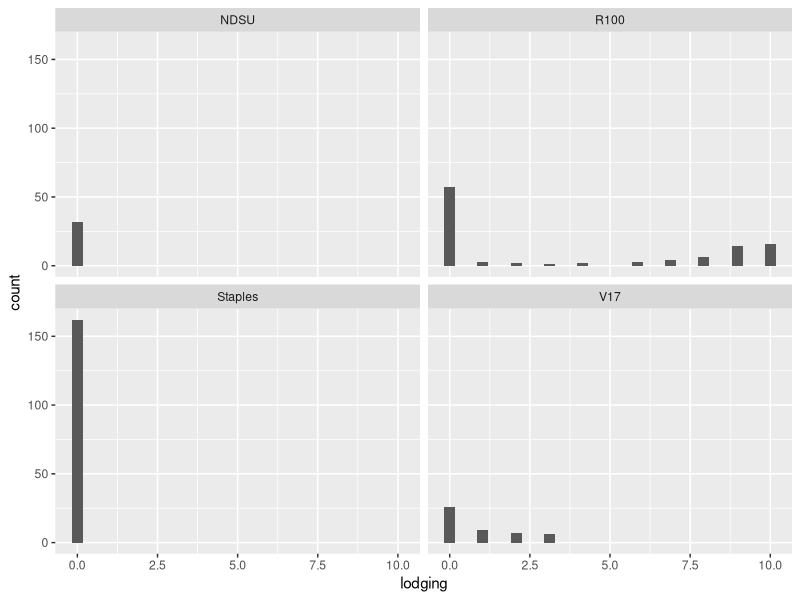
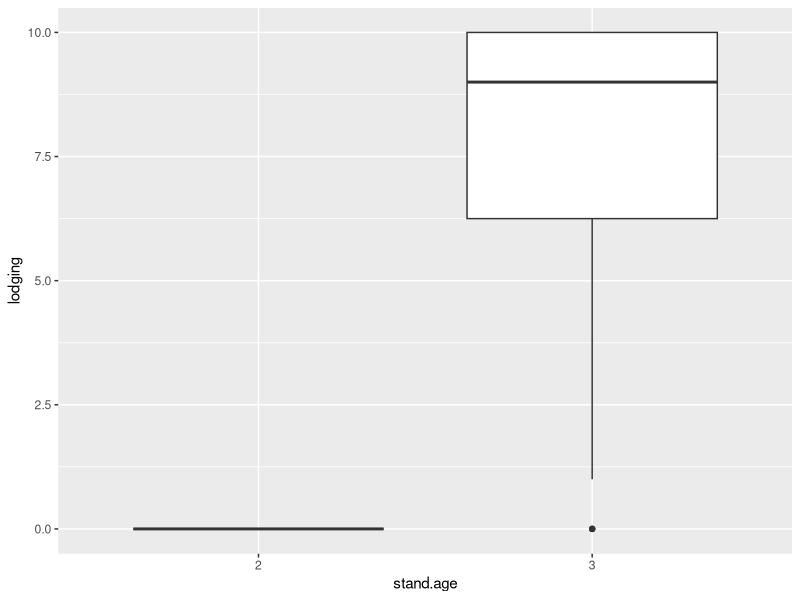
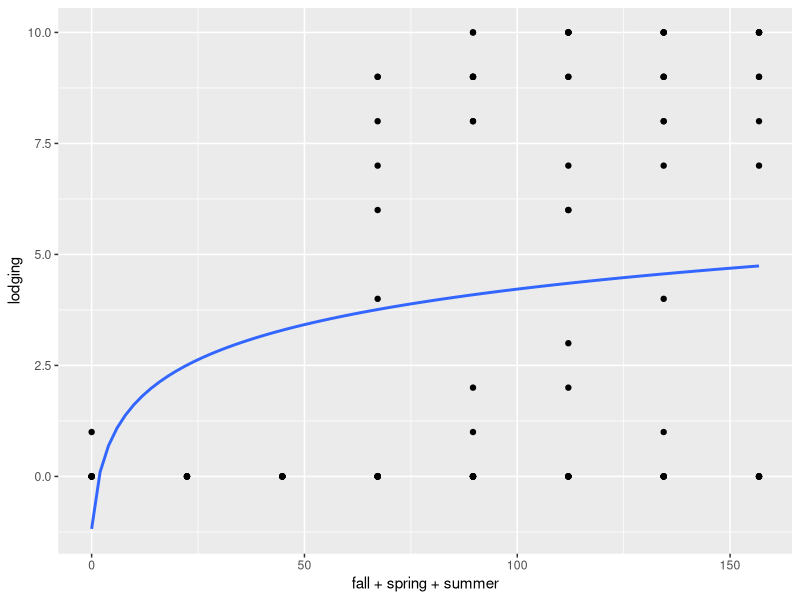
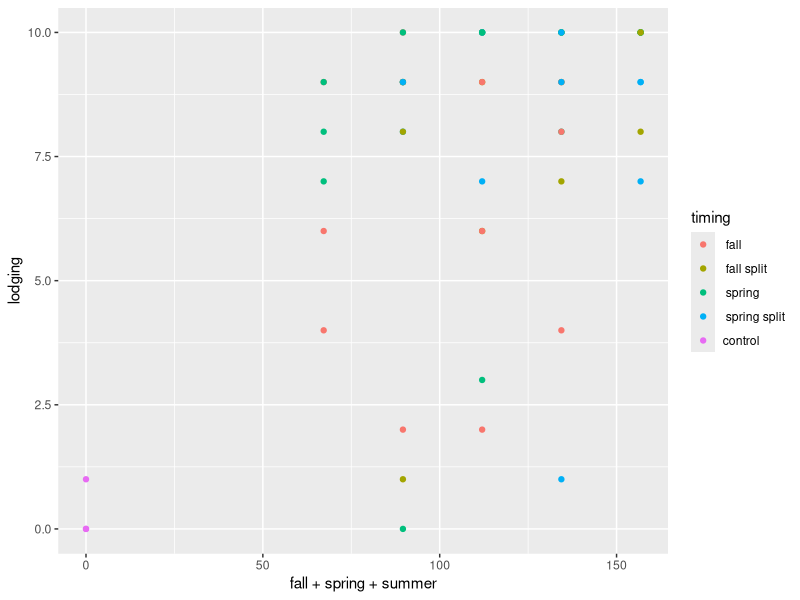
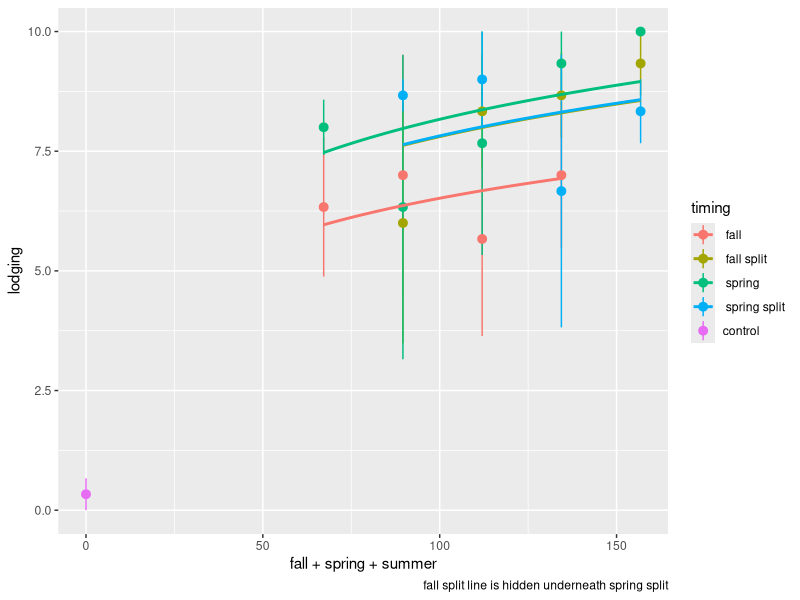
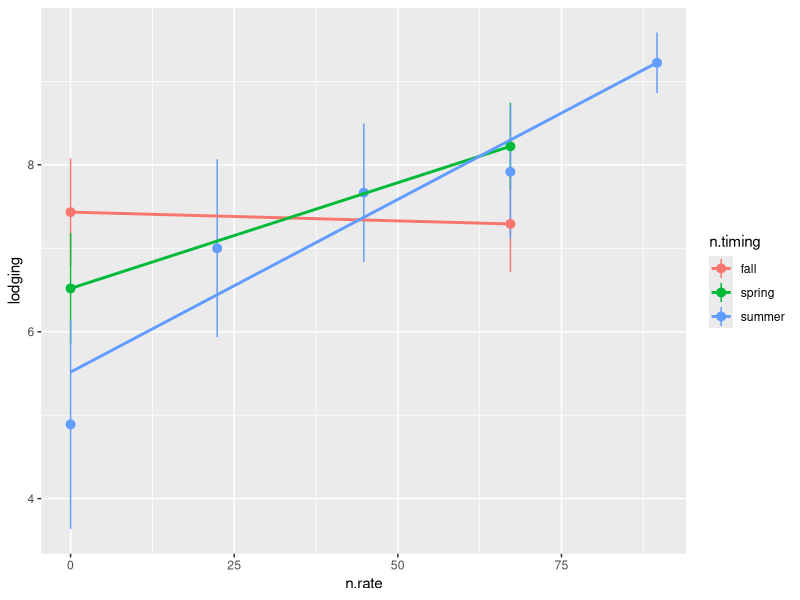
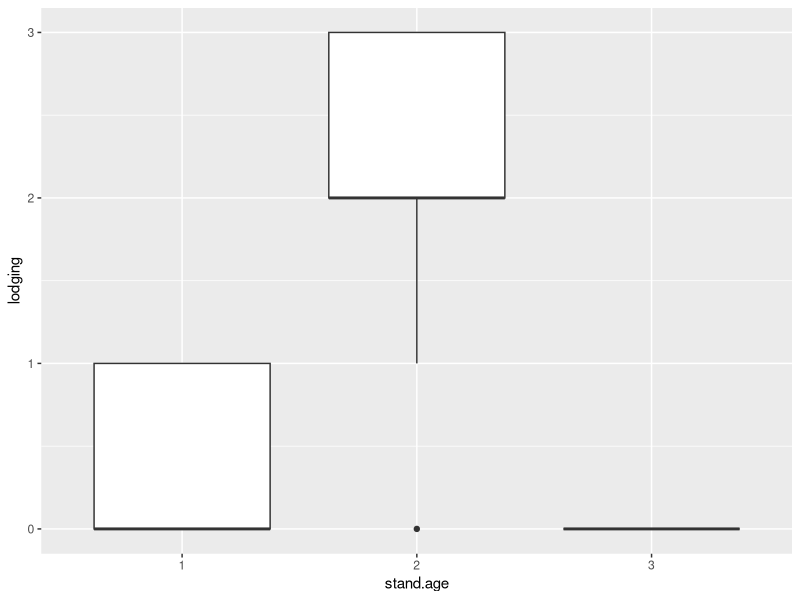
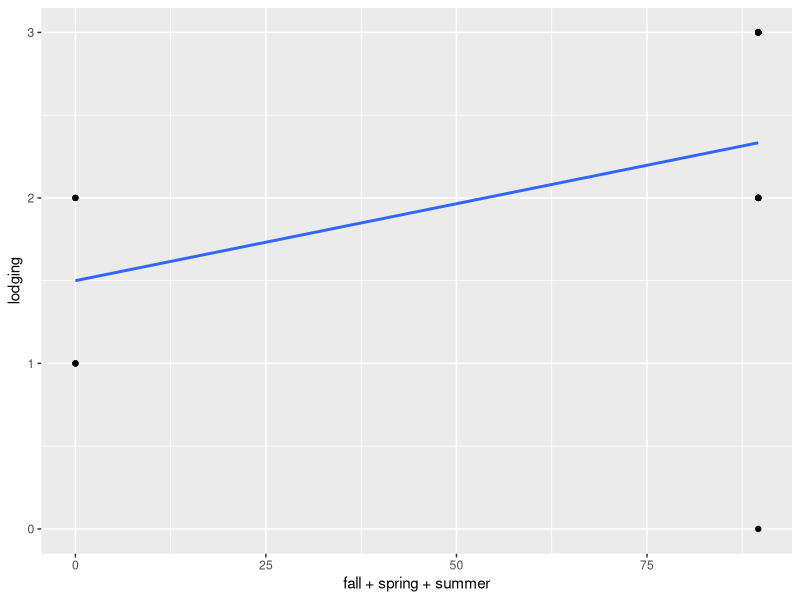

Write the R code that produced these figures, in order.
## ---- chunk 1
library(dplyr)
library(tidyverse)
library(multcomp)
library(emmeans)

read.csv(
  "data_nrate-all.csv"
) %>% 
  as_tibble() %>% 
  mutate(stand.age = ordered(stand.age)) %>% 
  mutate(
    across(
      c(block,location, id),
      factor
    )
  ) %>% 
  mutate(timing = gsub("[0-9]","",treatment)) %>% 
  mutate(n.total = fall+spring+summer) %>%
  # we assume no lodging unless noted
  mutate(lodging = replace_na(lodging,0)) %>% 
  # averaging across height data for now to make things easier
  mutate(height = (height_1+height_2+height_3+height_4+height_5)/5,
         .after=height_5) %>% 
  dplyr::select(-c(height_1,height_2,height_3,height_4,height_5)) -> dat

## ---- chunk 2
dat %>% 
  slice(1:6) %>% 
  knitr::kable(
    caption = "first 5 lines of dataset"
  )

read.csv(
  "metadata_nrate-all.csv"
) %>% 
  knitr::kable(
    capation= "metadata"
  )
## ---- chunk 3
read.csv(
  "field_activities.csv"
) %>% 
  knitr::kable(
    caption = "Dates of key field activities"
  )
## ---- chunk 4
dat %>% 
  ggplot(aes(lodging)) +
  stat_bin() + 
  facet_wrap(~location)
## ---- chunk 5
dat %>% 
  filter(location == "R100") %>% 
  ggplot(aes(stand.age,lodging)) +
  geom_boxplot()
## ---- chunk 6
dat %>% 
  filter(location == "R100") %>% 
  ggplot(aes(fall+spring+summer,lodging)) +
  geom_point() +
  stat_smooth(
    method = "lm",
    formula = y~log(x+1),
    se=F
  )
## ---- chunk 7
dat %>% 
  filter(location == "R100" & stand.age =="3") %>% 
  ggplot(aes(fall+spring+summer,lodging, col = timing)) +
  geom_point()
## ---- chunk 8
dat %>% 
  filter(location == "R100" & stand.age =="3") %>% 
  ggplot(aes(fall+spring+summer,lodging, col = timing)) +
  stat_summary() +
  stat_smooth(
    se=F,
    method = "lm",
    formula = y~log(x+1)+0
  ) +
  labs(
    caption = "fall split line is hidden underneath spring split"
  )
## ---- chunk 9
dat %>% 
  filter(location == "R100" &
           stand.age == "3") %>% 
  pivot_longer(
    cols = c(fall,spring,summer),
    values_to = "n.rate",
    names_to = "n.timing"
  ) %>% 
  # glimpse() #lodging is now repeated 3 times
  ggplot(aes(x=n.rate,lodging,
             group = n.timing,
             col = n.timing)) +
  stat_summary() +
  stat_smooth(
    se=F,
    method = "lm"
  )
## ---- chunk 10
dat %>% 
  filter(location == "R100" & stand.age =="3") %>% 
  lm(
    formula = lodging~log(n.total+1)*timing+0,.
  )  %>% 
  anova()
## ---- chunk 11

dat %>% 
  filter(location == "R100" & stand.age =="3") %>% 
  lm(
    formula = lodging~timing,.
  )  %>% 
  # anova() %>% 
  emmeans::emmeans(~timing) %>% 
  cld()
## ---- chunk 12
dat %>% 
  filter(location == "V17") %>% 
  ggplot(aes(stand.age,lodging)) +
  geom_boxplot()
## ---- chunk 13
dat %>% 
  filter(location == "V17" & stand.age == "2") %>% 
  ggplot(aes(fall+spring+summer,lodging)) +
  geom_point() +
  stat_smooth(
    method = "lm",
    se=F
  )
## ---- chunk 14
dat %>% 
  filter(location == "V17" & stand.age == "2") %>% 
  ggplot(aes(fall+spring+summer,lodging, col = timing)) +
  geom_point()
## ---- chunk 15
dat %>% 
  filter(location == "R100" & stand.age =="3") %>% 
  ggplot(aes(fall+spring+summer,height)) +
  geom_point() +
  geom_smooth(
    se=F,
    method = "lm",
    formula = y~poly(x,2)
  )
## ---- chunk 16
dat %>% 
  filter(location == "R100" & stand.age =="3") %>% 
  lm(
    height~n.total+timing,.
  ) %>% 
  anova()

## ---- chunk 17
dat %>% 
  filter(location == "R100" & stand.age =="3") %>% 
  ggplot(aes(fall+spring+summer,height, col = timing)) +
  geom_point()

## ---- chunk 18

dat %>% 
  filter(location == "R100" & stand.age =="3") %>%
  dplyr::select(lodging,height) %>% 
  cor(method = "pearson") 
## ---- chunk 19
dat %>% 
  ggplot(aes(height)) +
  stat_bin() +
  facet_wrap(~location)
## ---- chunk 20
dat %>% 
  filter(location != "R100") %>% 
  # View()
  lm(height~n.total,.) %>% 
  anova()
